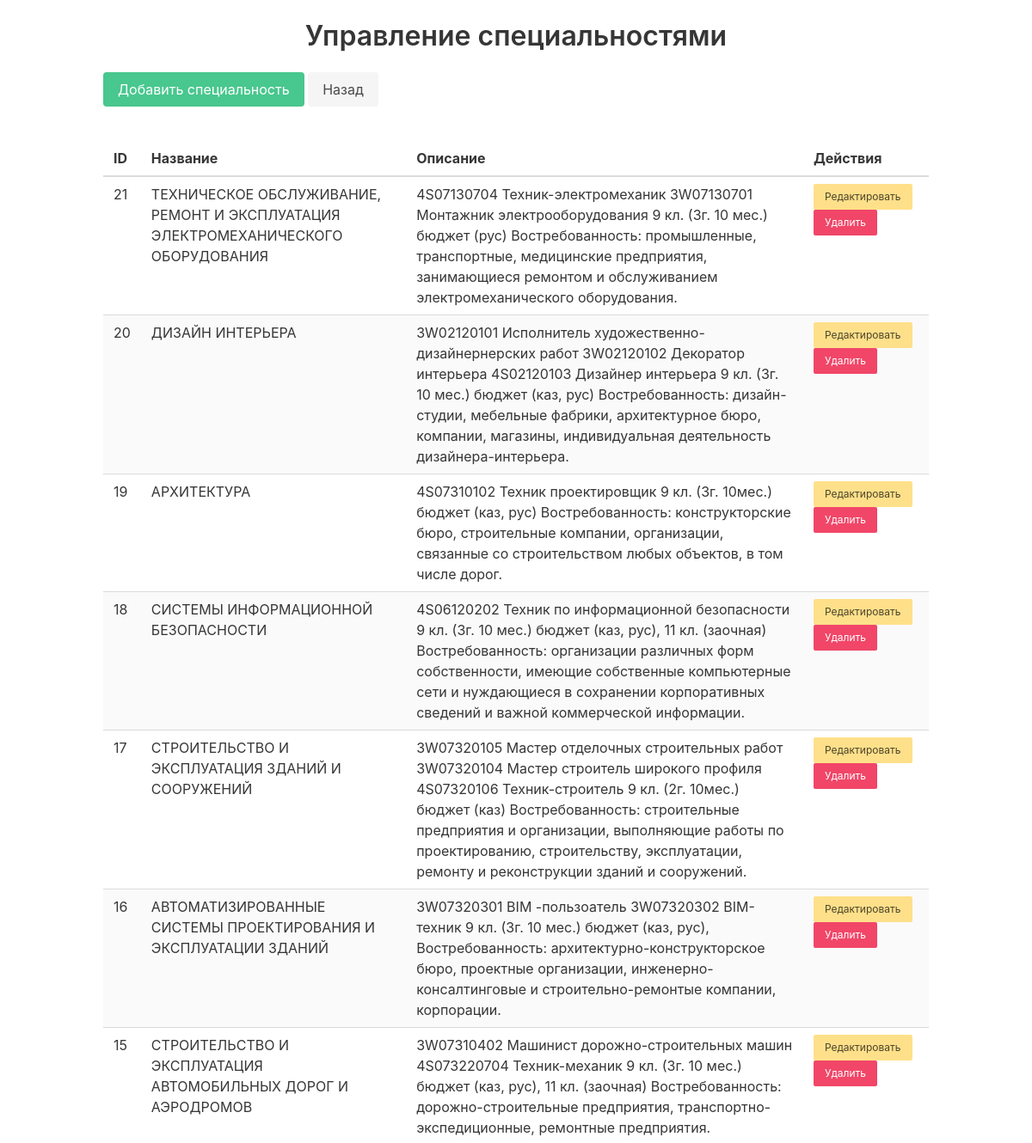
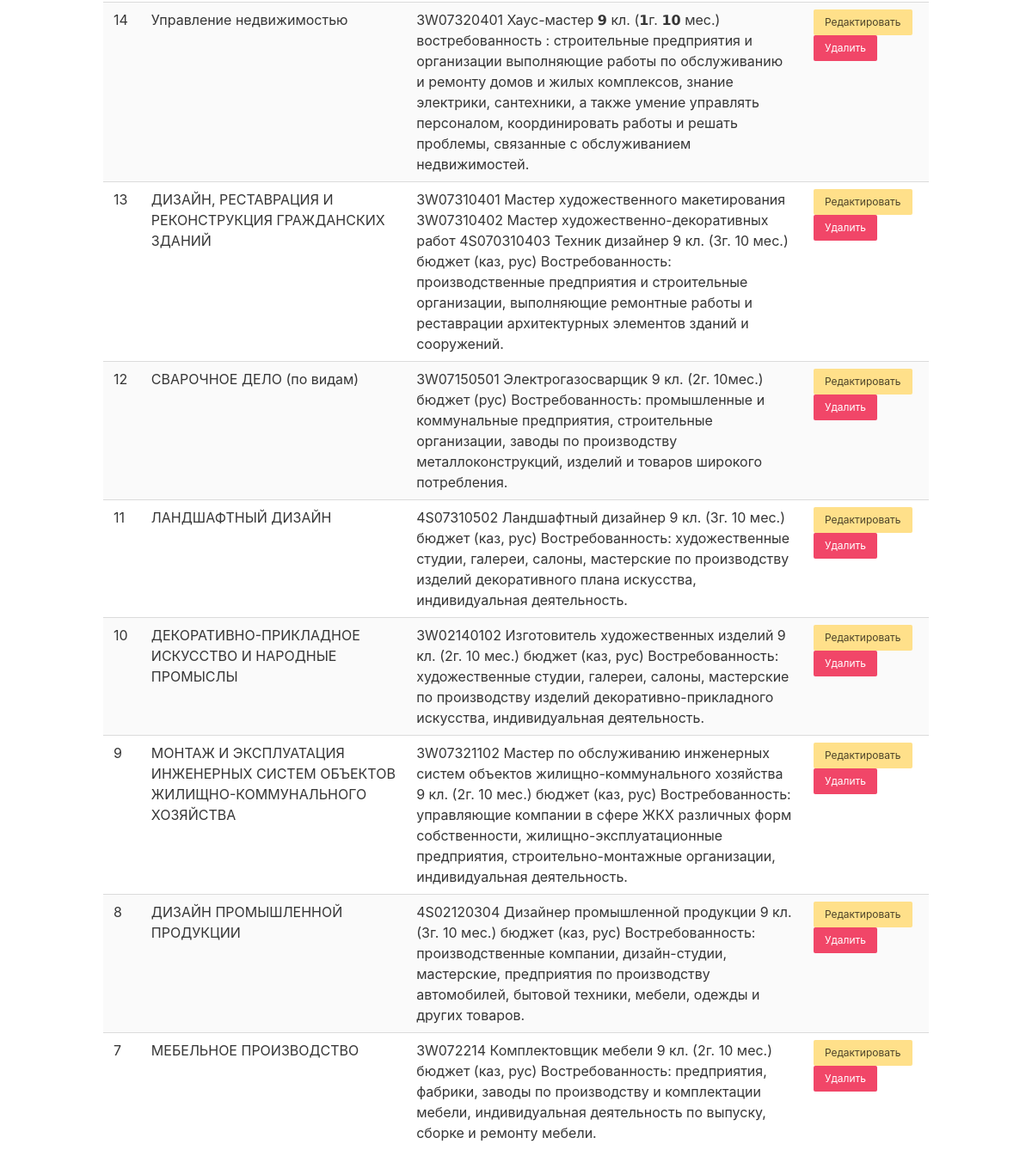
Page /admin/manage_specialties.php on the committed database (2 pictures, top to bottom).
### tables this page shows
CREATE TABLE `specialties` (
  `id` int NOT NULL,
  `name` varchar(255) NOT NULL,
  `description` text,
  `created_at` timestamp NULL DEFAULT CURRENT_TIMESTAMP,
  `icon` varchar(100) DEFAULT 'bi-book'
);

### admin/manage_specialties.php (the view, shortened to what this page needs)
<?php
require '../config.php';
$query = "SELECT * FROM specialties ORDER BY created_at DESC";
$result = mysqli_query($conn, $query);
?>
<!DOCTYPE html>
<html lang="ru">
<head>
    <link href="https://cdn.jsdelivr.net/npm/bulma@0.9.3/css/bulma.min.css" rel="stylesheet">
</head>
<body>
    <div class="container">
        <h1 class="title has-text-centered mt-5">Управление специальностями</h1>
        <div class="mb-4">
            <a href="../admin/specality/add_speciality.php" class="button is-success mb-5">Добавить специальность</a>
            <a href="../admin/index.php" class="button is-light">Назад</a>
        </div>
        <table class="table is-fullwidth is-striped">
            <thead>
                <tr>
                    <th>ID</th>
                    <th>Название</th>
                    <th>Описание</th>
                    <th>Действия</th>
                </tr>
            </thead>
            <tbody>
                <?php while ($specialty = mysqli_fetch_assoc($result)): ?>
                    <tr>
                        <td><?= $specialty['id'] ?></td>
                        <td><?= htmlspecialchars($specialty['name']) ?></td>
                        <td><?= htmlspecialchars($specialty['description']) ?></td>
                        <td>
                            <a href="specality/edit_specialty.php?id=<?= $specialty['id'] ?>" class="button is-small is-warning">Редактировать</a>
                            <a href="?delete_id=<?= $specialty['id'] ?>" class="button is-small is-danger" onclick="return confirm('Вы уверены, что хотите удалить эту специальность?')">Удалить</a>
                        </td>
                    </tr>
                <?php endwhile; ?>
            </tbody>
        </table>
    </div>
</body>
</html>

### rows in the picture
specialties: id "21", name "ТЕХНИЧЕСКОЕ ОБСЛУЖИВАНИЕ, РЕМОНТ И ЭКСПЛУАТАЦИЯ ЭЛЕКТРОМЕХАНИЧЕСКОГО ОБОРУДОВАНИЯ", description "4S07130704 Техник-электромеханик 3W07130701 Монтажник электрооборудования 9 кл. (3г. 10 мес.) бюджет (рус) Востребованность: промышленные, транспортные, медицинские предприятия, занимающиеся ремонтом и обслуживанием электромеханического оборудования."
specialties: id "20", name "ДИЗАЙН ИНТЕРЬЕРА", description "3W02120101 Исполнитель художественно-дизайнернерских работ 3W02120102 Декоратор интерьера 4S02120103 Дизайнер интерьера 9 кл. (3г. 10 мес.) бюджет (каз, рус) Востребованность: дизайн-студии, мебельные фабрики, архитектурное бюро, компании, магазины, индивидуальная деятельность дизайнера-интерьера."
specialties: id "19", name "АРХИТЕКТУРА", description "4S07310102 Техник проектировщик 9 кл. (3г. 10мес.) бюджет (каз, рус) Востребованность: конструкторские бюро, строительные компании, организации, связанные со строительством любых объектов, в том числе дорог."
specialties: id "18", name "СИСТЕМЫ ИНФОРМАЦИОННОЙ БЕЗОПАСНОСТИ", description "4S06120202 Техник по информационной безопасности 9 кл. (3г. 10 мес.) бюджет (каз, рус), 11 кл. (заочная) Востребованность: организации различных форм собственности, имеющие собственные компьютерные сети и нуждающиеся в сохранении корпоративных сведений и важной коммерческой информации."
specialties: id "17", name "СТРОИТЕЛЬСТВО И ЭКСПЛУАТАЦИЯ ЗДАНИЙ И СООРУЖЕНИЙ", description "3W07320105 Мастер отделочных строительных работ 3W07320104 Мастер строитель широкого профиля 4S07320106 Техник-строитель 9 кл. (2г. 10мес.) бюджет (каз) Востребованность: строительные предприятия и организации, выполняющие работы по проектированию, строительству, эксплуатации, ремонту и реконструкции зданий и сооружений."
specialties: id "16", name "АВТОМАТИЗИРОВАННЫЕ СИСТЕМЫ ПРОЕКТИРОВАНИЯ И ЭКСПЛУАТАЦИИ ЗДАНИЙ", description "3W07320301 BIM -пользоатель 3W07320302 BIM-техник 9 кл. (3г. 10 мес.) бюджет (каз, рус), Востребованность: архитектурно-конструкторское бюро, проектные организации, инженерно-консалтинговые и строительно-ремонтые компании, корпорации."
specialties: id "15", name "СТРОИТЕЛЬСТВО И ЭКСПЛУАТАЦИЯ АВТОМОБИЛЬНЫХ ДОРОГ И АЭРОДРОМОВ", description "3W07310402 Машинист дорожно-строительных машин 4S073220704 Техник-механик 9 кл. (3г. 10 мес.) бюджет (каз, рус), 11 кл. (заочная) Востребованность: дорожно-строительные предприятия, транспортно-экспедиционные, ремонтные предприятия."
specialties: id "14", name "Управление недвижимостью", description "3W07320401 Хаус-мастер 𝟵 кл. (𝟭г. 𝟭𝟬 мес.) востребованность : строительные предприятия и организации выполняющие работы по обслуживанию и ремонту домов и жилых комплексов, знание электрики, сантехники, а также умение управлять персоналом, координировать работы и решать проблемы, связанные с обслуживанием недвижимостей."
specialties: id "13", name "ДИЗАЙН, РЕСТАВРАЦИЯ И РЕКОНСТРУКЦИЯ ГРАЖДАНСКИХ ЗДАНИЙ", description "3W07310401 Мастер художественного макетирования 3W07310402 Мастер художественно-декоративных работ 4S070310403 Техник дизайнер 9 кл. (3г. 10 мес.) бюджет (каз, рус) Востребованность: производственные предприятия и строительные организации, выполняющие ремонтные работы и реставрации архитектурных элементов зданий и сооружений."
specialties: id "12", name "СВАРОЧНОЕ ДЕЛО (по видам)", description "3W07150501 Электрогазосварщик 9 кл. (2г. 10мес.) бюджет (рус) Востребованность: промышленные и коммунальные предприятия, строительные организации, заводы по производству металлоконструкций, изделий и товаров широкого потребления."
specialties: id "11", name "ЛАНДШАФТНЫЙ ДИЗАЙН", description "4S07310502 Ландшафтный дизайнер 9 кл. (3г. 10 мес.) бюджет (каз, рус) Востребованность: художественные студии, галереи, салоны, мастерские по производству изделий декоративного плана искусства, индивидуальная деятельность."
specialties: id "10", name "ДЕКОРАТИВНО-ПРИКЛАДНОЕ ИСКУССТВО И НАРОДНЫЕ ПРОМЫСЛЫ", description "3W02140102 Изготовитель художественных изделий 9 кл. (2г. 10 мес.) бюджет (каз, рус) Востребованность: художественные студии, галереи, салоны, мастерские по производству изделий декоративно-прикладного искусства, индивидуальная деятельность."
specialties: id "9", name "МОНТАЖ И ЭКСПЛУАТАЦИЯ ИНЖЕНЕРНЫХ СИСТЕМ ОБЪЕКТОВ ЖИЛИЩНО-КОММУНАЛЬНОГО ХОЗЯЙСТВА", description "3W07321102 Мастер по обслуживанию инженерных систем объектов жилищно-коммунального хозяйства 9 кл. (2г. 10 мес.) бюджет (каз, рус) Востребованность: управляющие компании в сфере ЖКХ различных форм собственности, жилищно-эксплуатационные предприятия, строительно-монтажные организации, индивидуальная деятельность."
specialties: id "8", name "ДИЗАЙН ПРОМЫШЛЕННОЙ ПРОДУКЦИИ", description "4S02120304 Дизайнер промышленной продукции 9 кл. (3г. 10 мес.) бюджет (каз, рус) Востребованность: производственные компании, дизайн-студии, мастерские, предприятия по производству автомобилей, бытовой техники, мебели, одежды и других товаров."
specialties: id "7", name "МЕБЕЛЬНОЕ ПРОИЗВОДСТВО", description "3W072214 Комплектовщик мебели 9 кл. (2г. 10 мес.) бюджет (каз, рус) Востребованность: предприятия, фабрики, заводы по производству и комплектации мебели, индивидуальная деятельность по выпуску, сборке и ремонту мебели."
